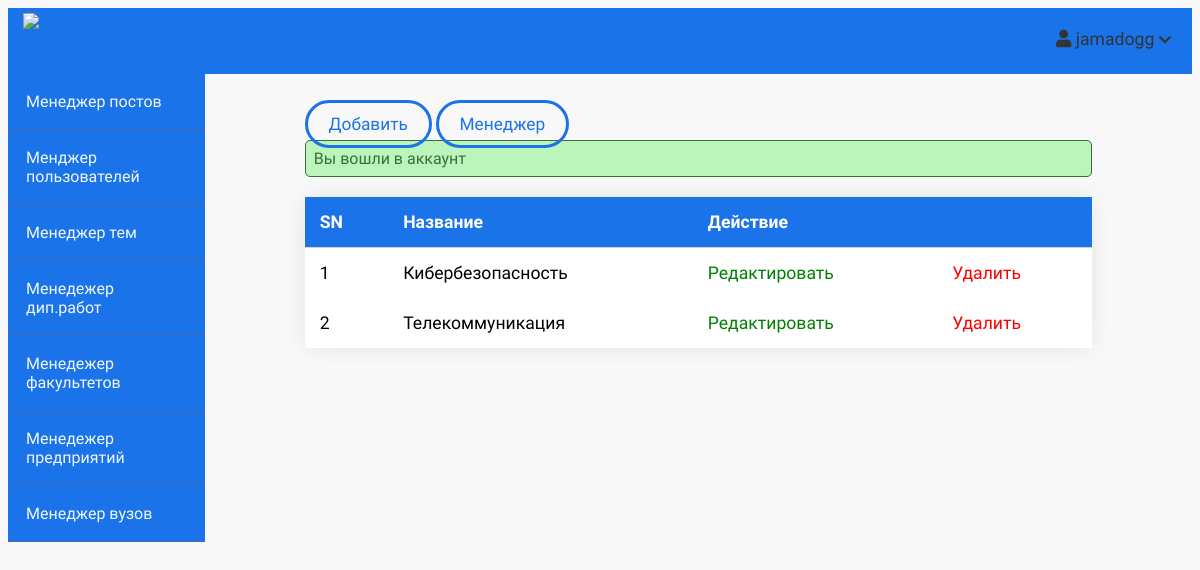
The app's page /admin/faculties/index.php (signed in), older data.
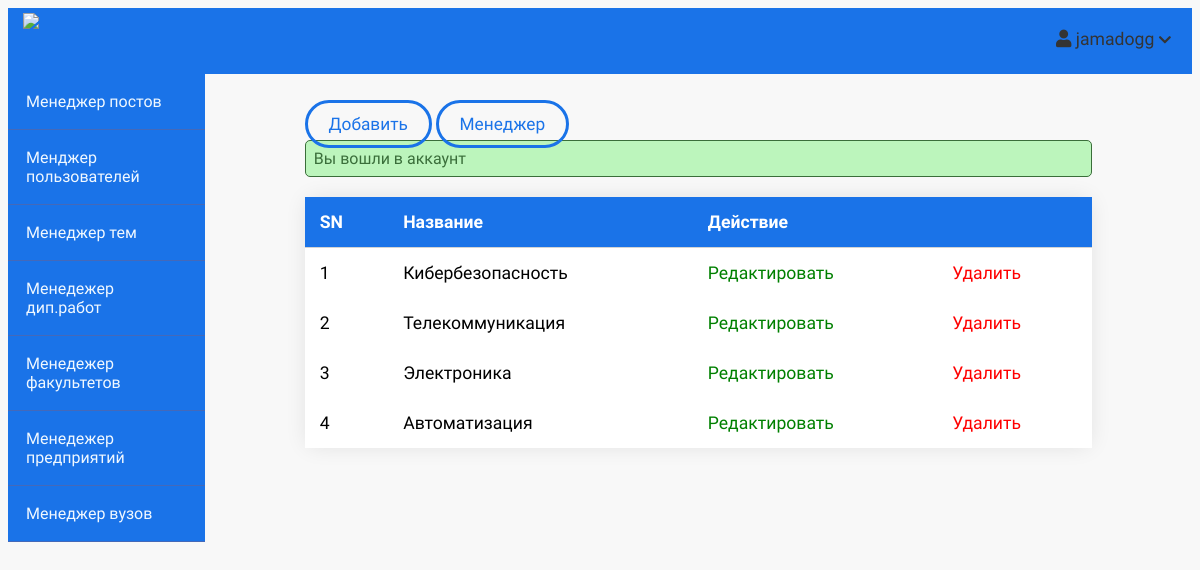
The same page, newer data.
### tables this page shows
CREATE TABLE `faculties` (
  `id` int(11) NOT NULL,
  `name` varchar(100) NOT NULL,
  `description` text NOT NULL
);

### app/controllers/faculties.php (called while the page is built, shortened)
<?php
include(ROOT_PATH . "/app/database/db.php");
$table = 'faculties';
$faculties = selectAll($table);

### app/database/db.php (called while the page is built, shortened)
<?php
require('connect.php');
function selectAll($table, $conditions = [])
{
    global $conn;
    $sql = "SELECT * FROM $table";
    if (empty($conditions)) {
        $stmt = $conn->prepare($sql);
        $stmt->execute();
        $records = $stmt->get_result()->fetch_all(MYSQLI_ASSOC);
        return $records;
    }
}

### admin/faculties/index.php (the view, shortened to what this page needs)
<?php include(ROOT_PATH . "/app/controllers/faculties.php");
?>
<!DOCTYPE html>
<html lang="en">
    <head>
        <link rel="stylesheet"
            href="https://use.fontawesome.com/releases/v5.7.2/css/all.css"
>
        <link rel="stylesheet" href="../../assets/css/style.css">
        <link rel="stylesheet" href="../../assets/css/admin.css">
    </head>
    <body>
    <?php include(ROOT_PATH . "/app/includes/adminHeader.php"); ?>
        <div class="admin-wrapper">
        <?php include(ROOT_PATH . "/app/includes/adminSidebar.php"); ?>
            <div class="admin-content">
                <div class="button-group">
                    <a href="create.php" class="btn btn-big">Добавить</a>
                    <a href="index.php" class="btn btn-big">Менеджер</a>
                </div>
                <div class="content">
                    <?php include(ROOT_PATH . "/app/includes/messages.php"); ?>
                    <div id="firstTable">
                    <table cellspacing="0" cellpadding="0" class="index-table">
                        <thead>
                        <th>SN</th>
                            <th>Название</th>
                            <th colspan="2">Действие</th>
                        </thead>
                        <tbody>
                            <?php foreach ($faculties as $key => $faculty): ?>
                               <tr>
                                    <td><?php echo $key + 1; ?></td>
                                    <td><?php echo $faculty['name']; ?></td>
                                    <td><a href="edit.php?id=<?php echo $faculty['id']; ?>" class="edit">Редактировать</a></td>
                                    <td><a href="index.php?del_id=<?php echo $faculty['id']; ?>" class="delete">Удалить</a></td>
                                </tr>
                            <?php endforeach; ?>
                        </tbody>
                    </table>
                            </div>
                </div>
            </div>
        </div>
    </body>
</html>

Row changes from the older to the newer data that the page shows:
added faculties: name "Электроника"
added faculties: name "Автоматизация"
